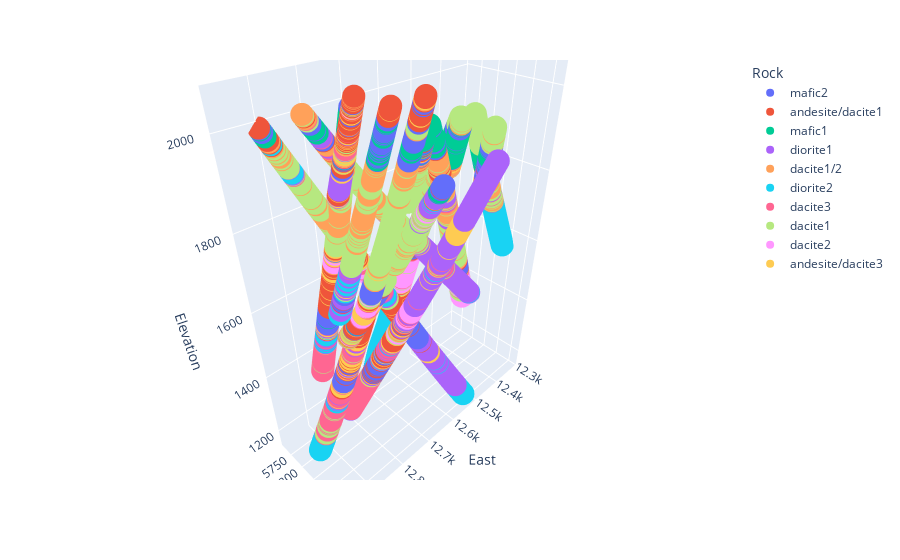

Source (notebook cell):
### Code cell
# try plotting in 3d 
# append X Y Z from dataset to the predicted clusters

df["cluster"] =  data_fit2["cluster"]
df["Rock"] = data_fit2["Rock"]

fig = px.scatter_3d(df, x='East', y='North', z='Elevation',
              color='Rock')
fig.show()

### Figure 1 — Plotly figure (JSON) as saved in the notebook; plotly's stock layout.template omitted (floating-point values rounded to 4 significant figures; data arrays with more than 128 entries replaced by an {"elided": "..."} marker saying what was removed)
{"data": [{"hovertemplate": "Rock=mafic2<br>East=%{x}<br>North=%{y}<br>Elevation=%{z}<extra></extra>", "legendgroup": "mafic2", "marker": {"color": "#636efa", "symbol": "circle"}, "mode": "markers", "name": "mafic2", "scene": "scene", "showlegend": true, "type": "scatter3d", "x": {"elided": "351 float values"}, "y": {"elided": "351 float values"}, "z": {"elided": "351 float values"}}, {"hovertemplate": "Rock=andesite/dacite1<br>East=%{x}<br>North=%{y}<br>Elevation=%{z}<extra></extra>", "legendgroup": "andesite/dacite1", "marker": {"color": "#EF553B", "symbol": "circle"}, "mode": "markers", "name": "andesite/dacite1", "scene": "scene", "showlegend": true, "type": "scatter3d", "x": {"elided": "346 float values"}, "y": {"elided": "346 float values"}, "z": {"elided": "346 float values"}}, {"hovertemplate": "Rock=mafic1<br>East=%{x}<br>North=%{y}<br>Elevation=%{z}<extra></extra>", "legendgroup": "mafic1", "marker": {"color": "#00cc96", "symbol": "circle"}, "mode": "markers", "name": "mafic1", "scene": "scene", "showlegend": true, "type": "scatter3d", "x": {"elided": "236 float values"}, "y": {"elided": "236 float values"}, "z": {"elided": "236 float values"}}, {"hovertemplate": "Rock=diorite1<br>East=%{x}<br>North=%{y}<br>Elevation=%{z}<extra></extra>", "legendgroup": "diorite1", "marker": {"color": "#ab63fa", "symbol": "circle"}, "mode": "markers", "name": "diorite1", "scene": "scene", "showlegend": true, "type": "scatter3d", "x": {"elided": "501 float values"}, "y": {"elided": "501 float values"}, "z": {"elided": "501 float values"}}, {"hovertemplate": "Rock=dacite1/2<br>East=%{x}<br>North=%{y}<br>Elevation=%{z}<extra></extra>", "legendgroup": "dacite1/2", "marker": {"color": "#FFA15A", "symbol": "circle"}, "mode": "markers", "name": "dacite1/2", "scene": "scene", "showlegend": true, "type": "scatter3d", "x": {"elided": "462 float values"}, "y": {"elided": "462 float values"}, "z": {"elided": "462 float values"}}, {"hovertemplate": "Rock=diorite2<br>East=%{x}<br>North=%{y}<br>Elevation=%{z}<extra></extra>", "legendgroup": "diorite2", "marker": {"color": "#19d3f3", "symbol": "circle"}, "mode": "markers", "name": "diorite2", "scene": "scene", "showlegend": true, "type": "scatter3d", "x": {"elided": "301 float values"}, "y": {"elided": "301 float values"}, "z": {"elided": "301 float values"}}, {"hovertemplate": "Rock=dacite3<br>East=%{x}<br>North=%{y}<br>Elevation=%{z}<extra></extra>", "legendgroup": "dacite3", "marker": {"color": "#FF6692", "symbol": "circle"}, "mode": "markers", "name": "dacite3", "scene": "scene", "showlegend": true, "type": "scatter3d", "x": {"elided": "272 float values"}, "y": {"elided": "272 float values"}, "z": {"elided": "272 float values"}}, {"hovertemplate": "Rock=dacite1<br>East=%{x}<br>North=%{y}<br>Elevation=%{z}<extra></extra>", "legendgroup": "dacite1", "marker": {"color": "#B6E880", "symbol": "circle"}, "mode": "markers", "name": "dacite1", "scene": "scene", "showlegend": true, "type": "scatter3d", "x": {"elided": "1030 float values"}, "y": {"elided": "1030 float values"}, "z": {"elided": "1030 float values"}}, {"hovertemplate": "Rock=dacite2<br>East=%{x}<br>North=%{y}<br>Elevation=%{z}<extra></extra>", "legendgroup": "dacite2", "marker": {"color": "#FF97FF", "symbol": "circle"}, "mode": "markers", "name": "dacite2", "scene": "scene", "showlegend": true, "type": "scatter3d", "x": {"elided": "172 float values"}, "y": {"elided": "172 float values"}, "z": {"elided": "172 float values"}}, {"hovertemplate": "Rock=andesite/dacite3<br>East=%{x}<br>North=%{y}<br>Elevation=%{z}<extra></extra>", "legendgroup": "andesite/dacite3", "marker": {"color": "#FECB52", "symbol": "circle"}, "mode": "markers", "name": "andesite/dacite3", "scene": "scene", "showlegend": true, "type": "scatter3d", "x": {"elided": "159 float values"}, "y": {"elided": "159 float values"}, "z": {"elided": "159 float values"}}], "layout": {"legend": {"title": {"text": "Rock"}, "tracegroupgap": 0}, "margin": {"t": 60}, "scene": {"domain": {"x": [0, 1], "y": [0, 1]}, "xaxis": {"title": {"text": "East"}}, "yaxis": {"title": {"text": "North"}}, "zaxis": {"title": {"text": "Elevation"}}}}}
